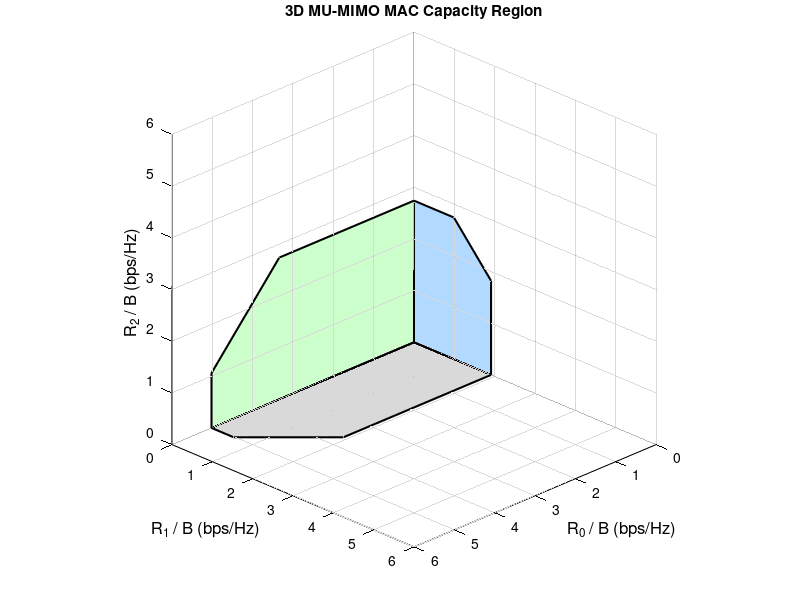

Write the MATLAB code that produced this figure.
clear; clc; close all;
% === Channel matrices ===
H1 = [1, 0.25*exp(1j*pi/3);
      0.5*exp(-1j*pi/2), 1];

H2 = [0.3*exp(1j*pi/4), 0.6*exp(1j*pi/3);
      0.6*exp(1j*2*pi/3), 0.8*exp(1j*pi/4)];

H3 = [exp(1j*pi/4), 1.25*exp(-1j*pi/4);
      0.95*exp(1j*pi/3), 1.1*exp(1j*2*pi/5)];

% === SNR values ===
snr0 = 10;         % 10 dB
snr1 = 10^(5/10);  % ≈ 3.16
snr2 = 10^(2/10);  % ≈ 1.58

Nt = 2;  % Number of transmit antennas (fixed identity precoder assumed)
I = eye(Nt);
% === Total received signal covariance ===
H1_eff = (snr0 / Nt) * (H1 * H1');
H2_eff = (snr1 / Nt) * (H2 * H2');
H3_eff = (snr2 / Nt) * (H3 * H3');

% === Sum capacity
C_sum = real(log2(det(I + H1_eff + H2_eff + H3_eff)));

% === Polygon corner points ===
p000 = [0, 0, 0];

% XY plane (R0, R1)
p_xy_0 = [5.02, 0, 0];
p_xy_1 = [0, 1.91, 0];
p_xy_r = [5.02, 0.55, 0];  % corner0    sum = 5.58
p_xy_b = [3.66, 1.91, 0];  % corner1

% YZ plane (R1, R2)
p_yz_0 = [0, 1.91, 0];
p_yz_1 = [0, 0, 2.74];
p_yz_r = [0, 1.91, 1.82];  % corner2   sum = 3.73
p_yz_b = [0, 0.99, 2.74];  % corner3

% XZ plane (R0, R2)
p_xz_0 = [5.02, 0, 0];
p_xz_1 = [0, 0, 2.74];
p_xz_r = [5.02, 0, 1.06];  % corner1   sum = 6.08
p_xz_b = [3.34, 0, 2.74];  % corner3
%%%%%%%%%%%%%%%%%%%%%%%%%%%%%%%%%%%%%%%%%%%%%
% === Compute remaining z, x, y to make sum = C_sum
extra_z = C_sum - (p_xy_b(1) + p_xy_b(2));  % XY extending z
p3d_xy_r = [p_xy_r(1), p_xy_r(2), extra_z];
p3d_xy_b = [p_xy_b(1), p_xy_b(2), extra_z];

extra_x = C_sum - (p_yz_b(2) + p_yz_b(3));  % YZ extending x
p3d_yz_r = [extra_x, p_yz_r(2), p_yz_r(3)];
p3d_yz_b = [extra_x, p_yz_b(2), p_yz_b(3)];

extra_y = C_sum - (p_xz_b(1) + p_xz_b(3));  % XZ extending y
p3d_xz_r = [p_xz_r(1), extra_y, p_xz_r(3)];
p3d_xz_b = [p_xz_b(1), extra_y, p_xz_b(3)];




% === Start 3D plot ===
figure;hold on; grid on;
camzoom(0.7); 
% XY plane
fill3([p000(1), p_xy_1(1), p_xy_b(1), p_xy_r(1), p_xy_0(1)], ...
      [p000(2), p_xy_1(2), p_xy_b(2), p_xy_r(2), p_xy_0(2)], ...
      [p000(3), p_xy_1(3), p_xy_b(3), p_xy_r(3), p_xy_0(3)], ...
      [0.85 0.85 0.85], 'EdgeColor', 'k', 'LineWidth', 1.5);

% YZ plane
fill3([p000(1), p_yz_1(1), p_yz_b(1), p_yz_r(1), p_yz_0(1)], ...
      [p000(2), p_yz_1(2), p_yz_b(2), p_yz_r(2), p_yz_0(2)], ...
      [p000(3), p_yz_1(3), p_yz_b(3), p_yz_r(3), p_yz_0(3)], ...
      [0.7 0.85 1.0], 'EdgeColor', 'k', 'LineWidth', 1.5);

% XZ plane
fill3([p000(1), p_xz_1(1), p_xz_b(1), p_xz_r(1), p_xz_0(1)], ...
      [p000(2), p_xz_1(2), p_xz_b(2), p_xz_r(2), p_xz_0(2)], ...
      [p000(3), p_xz_1(3), p_xz_b(3), p_xz_r(3), p_xz_0(3)], ...
      [0.8 1.0 0.8], 'EdgeColor', 'k', 'LineWidth', 1.5);

% === Labels ===
xlabel('R_0 / B (bps/Hz)', 'FontSize', 12);
ylabel('R_1 / B (bps/Hz)', 'FontSize', 12);
zlabel('R_2 / B (bps/Hz)', 'FontSize', 12);
title('3D MU-MIMO MAC Capacity Region');

% === Axis settings: reverse x and y ===
xlim([0 6]); ylim([0 6]); zlim([0 6]);
axis vis3d;

set(gca, ...
    'XDir', 'reverse', ... % flip x
    'YDir', 'reverse', ... % flip y
    'BoxStyle', 'full', ...
    'XColor', 'k', 'YColor', 'k', 'ZColor', 'k');

% === View from front-top-right (origin is far back corner) ===
view([-45, 25]);

% === Save ===
print(gcf, 'fig/hw7_com_3d_h1h2h3.eps', '-depsc2');
